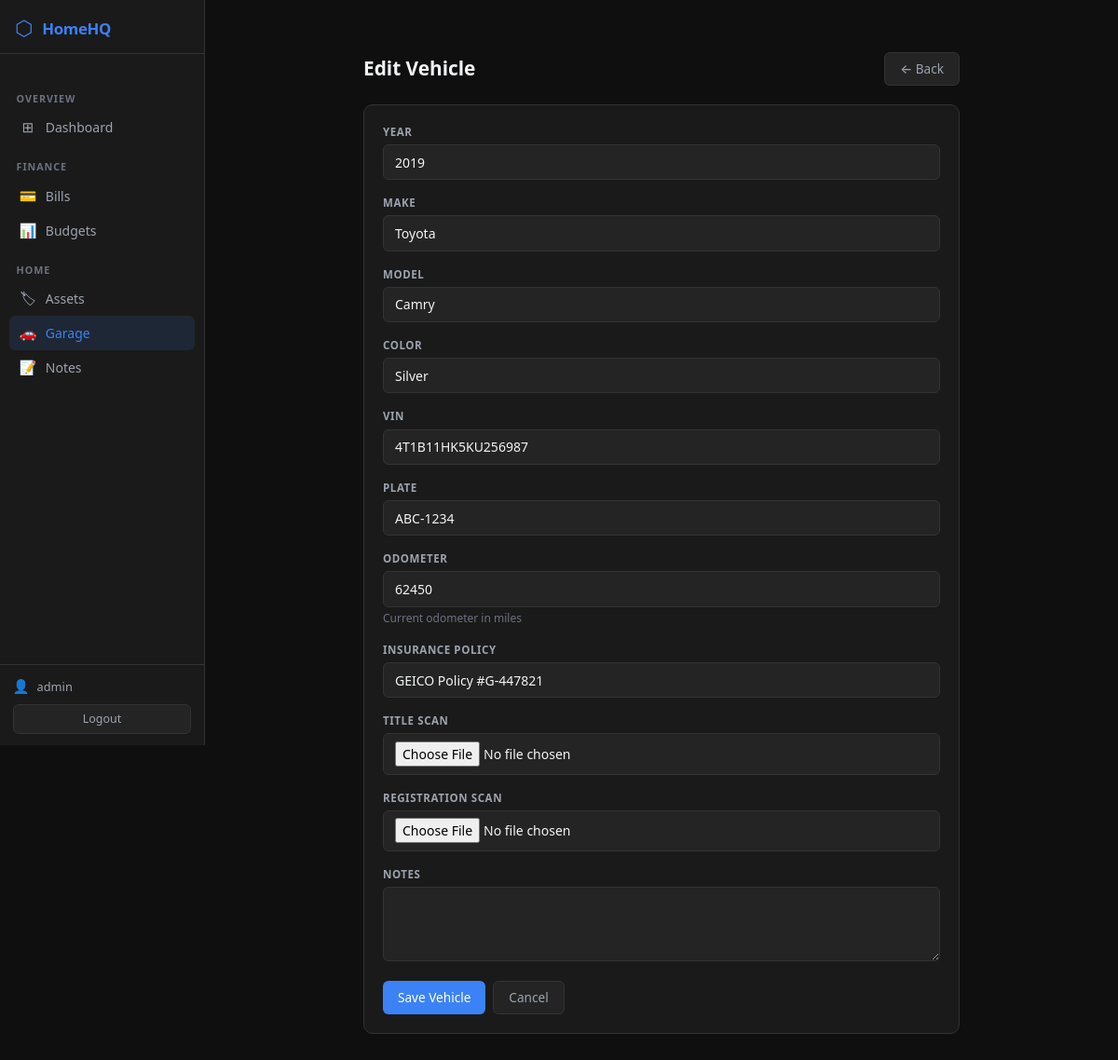
The app's page /vehicles/1/edit/ (signed in) with its own data.
### vehicles/models.py (models this page shows, shortened)
class Vehicle(models.Model):
    vin = models.CharField(max_length=17, blank=True)
    year = models.IntegerField()
    make = models.CharField(max_length=100)
    model = models.CharField(max_length=100)
    color = models.CharField(max_length=50, blank=True)
    plate = models.CharField(max_length=20, blank=True)
    odometer = models.IntegerField(null=True, blank=True, help_text="Current odometer in miles")
    insurance_policy = models.CharField(max_length=200, blank=True)
    title_scan = models.FileField(upload_to='vehicle_docs/', null=True, blank=True)
    registration_scan = models.FileField(upload_to='vehicle_docs/', null=True, blank=True)
    notes = models.TextField(blank=True)

### vehicles/views.py (the view)
# urls.py: path('<int:pk>/edit/', views.vehicle_edit, name='vehicle_edit'),
@login_required
def vehicle_edit(request, pk):
    vehicle = get_object_or_404(Vehicle, pk=pk)
    form = VehicleForm(request.POST or None, request.FILES or None, instance=vehicle)
    if form.is_valid():
        form.save()
        messages.success(request, 'Vehicle updated.')
        return redirect('vehicle_detail', pk=pk)
    return render(request, 'vehicles/vehicle_form.html', {'form': form, 'title': 'Edit Vehicle'})

### vehicles/forms.py
class VehicleForm(DarkFormMixin, forms.ModelForm):
    class Meta:
        model = Vehicle
        fields = ['year', 'make', 'model', 'color', 'vin', 'plate', 'odometer', 'insurance_policy', 'title_scan', 'registration_scan', 'notes']
        widgets = {
            'notes': forms.Textarea(attrs={'rows': 3}),
        }

### templates/vehicles/vehicle_form.html (shortened to what this page needs)
{% extends 'base.html' %}
{% block content %}
<div style="max-width:640px;margin:2rem auto;">
  <div class="page-header">
    <h1 class="page-title">{{ title }}</h1>
    <a href="{% url 'vehicle_list' %}" class="btn-hq-secondary text-decoration-none">← Back</a>
  </div>
  <div class="card-hq">
    <form method="post" enctype="multipart/form-data">
      {% for field in form %}
      <div class="form-group-hq">
        <label class="form-label-hq">{{ field.label }}</label>
        <div>{{ field }}</div>
        {% if field.help_text %}<div style="font-size:0.75rem;color:var(--text-subtle);margin-top:0.2rem;">{{ field.help_text }}</div>{% endif %}
      </div>
      {% endfor %}
      <div class="d-flex gap-2 mt-3">
        <button type="submit" class="btn-hq-primary">Save Vehicle</button>
        <a href="{% url 'vehicle_list' %}" class="btn-hq-secondary text-decoration-none">Cancel</a>
      </div>
    </form>
  </div>
</div>
{% endblock %}

### templates/base.html (shortened to what this page needs)
{% load static %}
<!DOCTYPE html>
<html lang="en">
<head>
  <link rel="stylesheet" href="{% static 'css/bootstrap.min.css' %}">
  <link rel="stylesheet" href="{% static 'css/homehq.css' %}">
</head>
<body>
<div class="shell">
  <aside class="sidebar">
    <a class="sidebar-brand text-decoration-none" href="{% url 'dashboard' %}">
      <span class="sidebar-brand-icon">⬡</span>
      <span class="sidebar-brand-text">HomeHQ</span>
    </a>
    <nav class="sidebar-nav mt-3">
      <div class="sidebar-section-label">Overview</div>
      <a class="sidebar-link text-decoration-none {% if request.resolver_match.url_name == 'dashboard' %}active{% endif %}"
         href="{% url 'dashboard' %}">
        <span class="sidebar-icon">⊞</span> Dashboard
      </a>
      <div class="sidebar-section-label">Finance</div>
      <a class="sidebar-link text-decoration-none {% if 'bills' in request.path %}active{% endif %}"
         href="{% url 'bill_list' %}">
        <span class="sidebar-icon">💳</span> Bills
      </a>
      <a class="sidebar-link text-decoration-none {% if 'budgets' in request.path %}active{% endif %}"
         href="{% url 'budget_list' %}">
        <span class="sidebar-icon">📊</span> Budgets
      </a>
      <div class="sidebar-section-label">Home</div>
      <a class="sidebar-link text-decoration-none {% if 'assets' in request.path %}active{% endif %}"
         href="{% url 'asset_list' %}">
        <span class="sidebar-icon">🏷</span> Assets
      </a>
      <a class="sidebar-link text-decoration-none {% if 'vehicles' in request.path %}active{% endif %}"
         href="{% url 'vehicle_list' %}">
        <span class="sidebar-icon">🚗</span> Garage
      </a>
      <a class="sidebar-link text-decoration-none {% if 'notes' in request.path %}active{% endif %}"
         href="{% url 'note_list' %}">
        <span class="sidebar-icon">📝</span> Notes
      </a>
    </nav>
    <div class="sidebar-footer">
      <div class="sidebar-user">
        <span class="sidebar-user-icon">👤</span>
        <span class="sidebar-username">{{ request.user.username }}</span>
      </div>
      <form method="post" action="{% url 'logout' %}" style="margin:0;">
        <button type="submit" class="sidebar-logout-btn">Logout</button>
      </form>
    </div>
  </aside>
  <div class="main-area">
    <div class="page-container">
      {% block content %}{% endblock %}
    </div>
  </div>
</div>
</body>
</html>

### static/css/homehq.css (style rules this page uses)
:root { --bg-primary: #0F0F0F; --bg-surface: #1A1A1A; --bg-elevated: #242424; --bg-hover: #2E2E2E; --border: #333333; --accent-blue: #3B82F6; --accent-green: #10B981; --accent-yellow:#F59E0B; --accent-red: #EF4444; --accent-purple:#A855F7; --text-primary: #F3F4F6; --text-muted: #9CA3AF; --text-subtle: #6B7280; --sidebar-w: 220px; }
*, *::before, *::after { box-sizing: border-box; }
body { margin: 0; background: var(--bg-primary); color: var(--text-primary); font-family: system-ui, -apple-system, "Segoe UI", sans-serif; font-size: 14px; line-height: 1.5; }
.shell { display: flex; min-height: 100vh; }
.main-area { flex: 1; min-width: 0; display: flex; flex-direction: column; }
.page-container { padding: 1.5rem; max-width: 1380px; }
.sidebar { width: var(--sidebar-w); flex-shrink: 0; background: var(--bg-surface); border-right: 1px solid var(--border); display: flex; flex-direction: column; position: sticky; top: 0; height: 100vh; overflow-y: auto; overflow-x: hidden; }
.sidebar-brand { display: flex; align-items: center; gap: 0.6rem; padding: 1.1rem 1rem 0.9rem; border-bottom: 1px solid var(--border); }
.sidebar-brand-icon { font-size: 1.4rem; color: var(--accent-blue); line-height: 1; }
.sidebar-brand-text { font-size: 1.05rem; font-weight: 700; color: var(--accent-blue); letter-spacing: -0.3px; }
.sidebar-nav { flex: 1; padding: 0.5rem 0.6rem; }
.sidebar-section-label { font-size: 0.67rem; font-weight: 700; color: var(--text-subtle); text-transform: uppercase; letter-spacing: 0.09em; padding: 0.75rem 0.5rem 0.25rem; margin-top: 0.25rem; }
.sidebar-link { display: flex; align-items: center; gap: 0.55rem; padding: 0.45rem 0.65rem; border-radius: 6px; color: var(--text-muted); font-size: 0.875rem; font-weight: 500; transition: background 0.12s ease, color 0.12s ease; white-space: nowrap; }
.sidebar-link.active { background: rgba(59,130,246,0.12); color: var(--accent-blue); }
.sidebar-icon { font-size: 0.95rem; width: 20px; text-align: center; flex-shrink: 0; }
.sidebar-footer { border-top: 1px solid var(--border); padding: 0.75rem 0.85rem; }
.sidebar-user { display: flex; align-items: center; gap: 0.5rem; margin-bottom: 0.5rem; }
.sidebar-user-icon { font-size: 0.9rem; }
.sidebar-username { font-size: 0.8rem; color: var(--text-muted); overflow: hidden; text-overflow: ellipsis; white-space: nowrap; }
.sidebar-logout-btn { width: 100%; background: var(--bg-elevated); border: 1px solid var(--border); border-radius: 6px; color: var(--text-muted); font-size: 0.78rem; padding: 0.35rem 0; cursor: pointer; transition: all 0.12s ease; }
.card-hq { background: var(--bg-surface); border: 1px solid var(--border); border-radius: 10px; padding: 1.25rem; margin-bottom: 1rem; }
.btn-hq-primary { background: var(--accent-blue); color:#fff; border:none; border-radius:6px; padding:0.42rem 1rem; font-size:.85rem; font-weight:500; cursor:pointer; transition:background .12s; display:inline-block; }
.btn-hq-secondary { background: var(--bg-elevated); color:var(--text-muted); border:1px solid var(--border); border-radius:6px; padding:0.42rem 1rem; font-size:.85rem; font-weight:500; cursor:pointer; transition:all .12s; display:inline-block; }
.form-control-hq, .form-select-hq { background: var(--bg-elevated); border: 1px solid var(--border); color: var(--text-primary); border-radius: 6px; padding: 0.48rem 0.75rem; font-size: .875rem; width: 100%; transition: border-color .12s, box-shadow .12s; }
.form-control-hq::placeholder { color: var(--text-subtle); }
.form-label-hq { font-size: .72rem; font-weight:700; color:var(--text-muted); margin-bottom:.3rem; text-transform:uppercase; letter-spacing:.05em; display:block; }
.form-group-hq { margin-bottom:1rem; }
.page-header { display: flex; justify-content: space-between; align-items: center; margin-bottom: 1.25rem; }
.page-title { font-size: 1.3rem; font-weight:700; color:var(--text-primary); margin:0; }

### records on screen
Vehicle: form "2019" "Toyota" "Camry" "Silver" "4T1B11HK5KU256987" "ABC-1234" "62450" "GEICO Policy #G-447821"

### other values on screen
{{ request.user.username }} "admin"
{{ title }} "Edit Vehicle"
{{ field.label }} "YEAR" "MAKE" "MODEL" "COLOR" "VIN" "PLATE" "ODOMETER" "INSURANCE POLICY" "TITLE SCAN" "REGISTRATION SCAN" "NOTES"
{{ field.help_text }} "Current odometer in miles"
